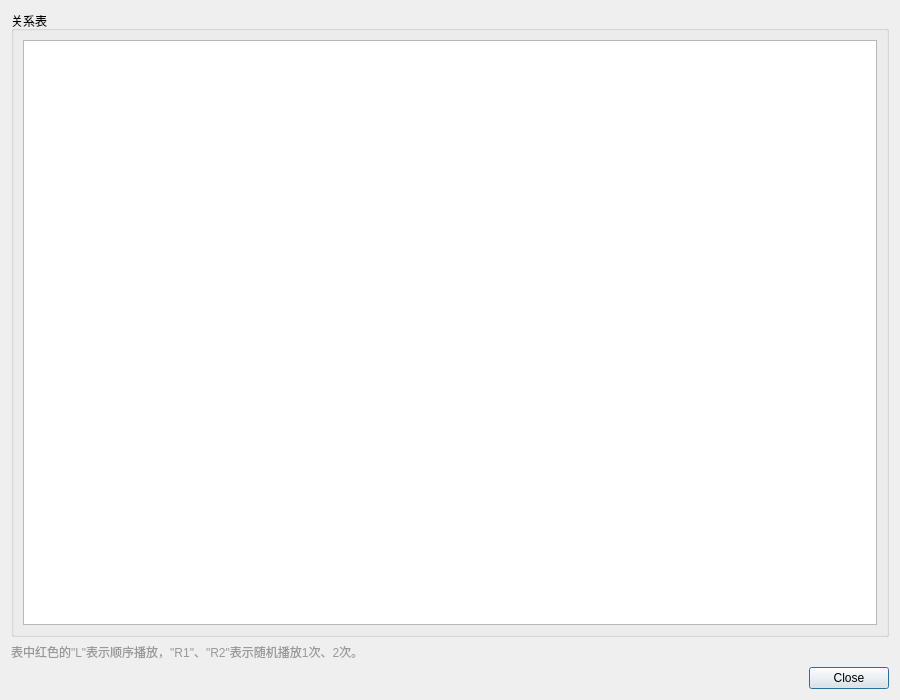
<?xml version="1.0" encoding="UTF-8"?>
<ui version="4.0">
 <class>W_StateNodeRelationTable</class>
 <widget class="QDialog" name="W_StateNodeRelationTable">
  <property name="geometry">
   <rect>
    <x>0</x>
    <y>0</y>
    <width>900</width>
    <height>700</height>
   </rect>
  </property>
  <property name="windowTitle">
   <string>状态节点关系表</string>
  </property>
  <layout class="QVBoxLayout" name="verticalLayout">
   <item>
    <widget class="QGroupBox" name="groupBox">
     <property name="title">
      <string>关系表</string>
     </property>
     <layout class="QVBoxLayout" name="verticalLayout_2">
      <item>
       <widget class="QTableWidget" name="tableWidget">
        <property name="styleSheet">
         <string notr="true">QTableView::item:selected {
	background: #d9d9d9;
}</string>
        </property>
        <property name="editTriggers">
         <set>QAbstractItemView::NoEditTriggers</set>
        </property>
        <property name="selectionMode">
         <enum>QAbstractItemView::ExtendedSelection</enum>
        </property>
       </widget>
      </item>
     </layout>
    </widget>
   </item>
   <item>
    <widget class="QLabel" name="label">
     <property name="styleSheet">
      <string notr="true">color:#999999;</string>
     </property>
     <property name="text">
      <string>表中红色的&quot;L&quot;表示顺序播放，&quot;R1&quot;、&quot;R2&quot;表示随机播放1次、2次。</string>
     </property>
     <property name="wordWrap">
      <bool>true</bool>
     </property>
    </widget>
   </item>
   <item>
    <widget class="QDialogButtonBox" name="buttonBox">
     <property name="orientation">
      <enum>Qt::Horizontal</enum>
     </property>
     <property name="standardButtons">
      <set>QDialogButtonBox::Close</set>
     </property>
    </widget>
   </item>
  </layout>
 </widget>
 <resources/>
 <connections>
  <connection>
   <sender>buttonBox</sender>
   <signal>rejected()</signal>
   <receiver>W_StateNodeRelationTable</receiver>
   <slot>reject()</slot>
   <hints>
    <hint type="sourcelabel">
     <x>345</x>
     <y>303</y>
    </hint>
    <hint type="destinationlabel">
     <x>286</x>
     <y>274</y>
    </hint>
   </hints>
  </connection>
 </connections>
</ui>
